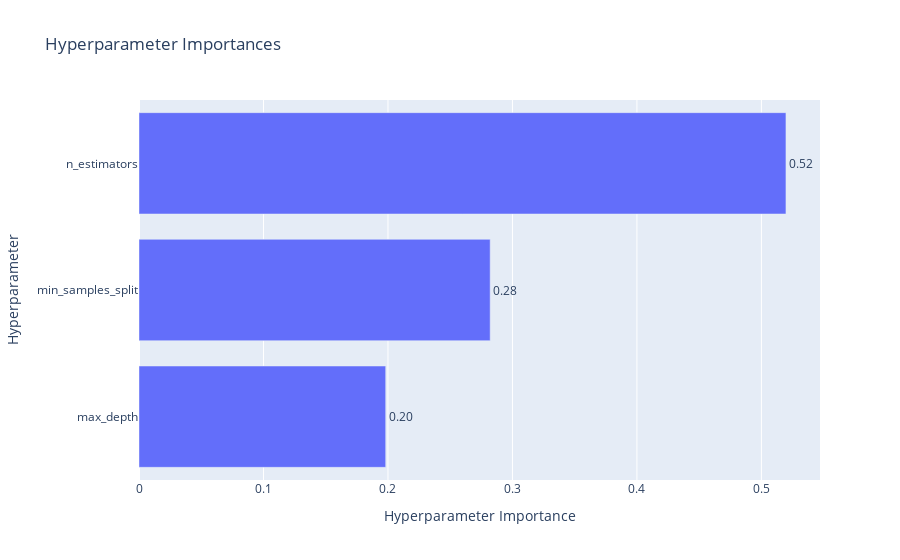

Notebook source saved alongside this figure:
### Markdown cell above
**Plot 1**: How much each hyperparameter affects performance

### Code cell
vis.plot_param_importances(study).show()

### Figure 1 — Plotly figure (JSON) as saved in the notebook; plotly's stock layout.template omitted (floating-point values rounded to 4 significant figures)
{"data": [{"cliponaxis": false, "hovertemplate": ["max_depth (IntDistribution): 0.19817789364839133<extra></extra>", "min_samples_split (IntDistribution): 0.28210397551486527<extra></extra>", "n_estimators (IntDistribution): 0.5197181308367433<extra></extra>"], "name": "Objective Value", "orientation": "h", "text": ["0.20", "0.28", "0.52"], "textposition": "outside", "type": "bar", "x": [0.1982, 0.2821, 0.5197], "y": ["max_depth", "min_samples_split", "n_estimators"]}], "layout": {"title": {"text": "Hyperparameter Importances"}, "xaxis": {"title": {"text": "Hyperparameter Importance"}}, "yaxis": {"title": {"text": "Hyperparameter"}}}}
